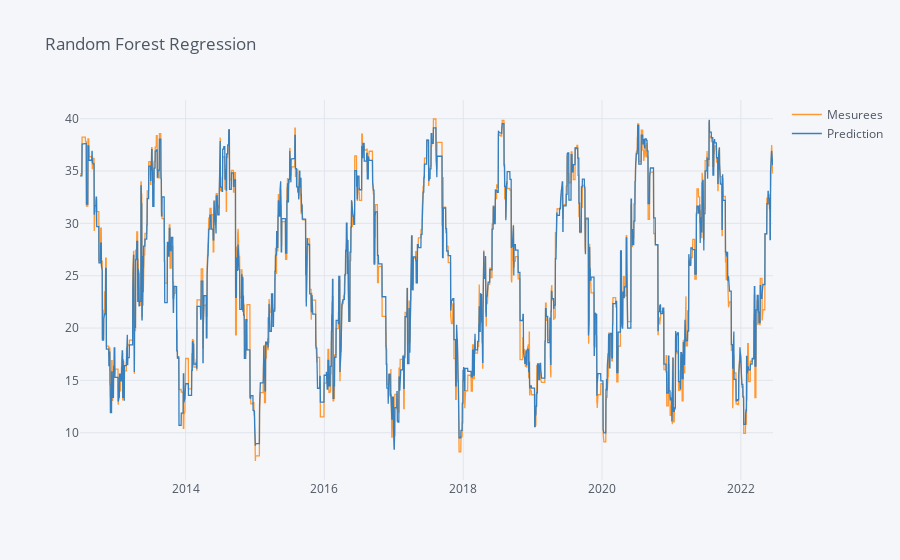

Notebook code for this chart:
### Code cell
pd.DataFrame({'Mesurees':test_y,'Prediction':prediction3})['2012':'2022'].resample('D').fillna(method='pad').iplot(title='Random Forest Regression',subplots=False)

### Figure 1 — Plotly figure (JSON) as saved in the notebook; plotly's stock layout.template omitted (floating-point values rounded to 4 significant figures; data arrays with more than 128 entries replaced by an {"elided": "..."} marker saying what was removed)
{"data": [{"line": {"color": "rgba(255, 153, 51, 1.0)", "dash": "solid", "shape": "linear", "width": 1.3}, "mode": "lines", "name": "Mesurees", "text": "", "type": "scatter", "x": {"elided": "3648 str values"}, "y": {"elided": "3648 float values"}}, {"line": {"color": "rgba(55, 128, 191, 1.0)", "dash": "solid", "shape": "linear", "width": 1.3}, "mode": "lines", "name": "Prediction", "text": "", "type": "scatter", "x": {"elided": "3648 str values"}, "y": {"elided": "3648 float values"}}], "layout": {"legend": {"bgcolor": "#F5F6F9", "font": {"color": "#4D5663"}}, "paper_bgcolor": "#F5F6F9", "plot_bgcolor": "#F5F6F9", "title": {"font": {"color": "#4D5663"}, "text": "Random Forest Regression"}, "xaxis": {"gridcolor": "#E1E5ED", "showgrid": true, "tickfont": {"color": "#4D5663"}, "title": {"font": {"color": "#4D5663"}, "text": ""}, "zerolinecolor": "#E1E5ED"}, "yaxis": {"gridcolor": "#E1E5ED", "showgrid": true, "tickfont": {"color": "#4D5663"}, "title": {"font": {"color": "#4D5663"}, "text": ""}, "zerolinecolor": "#E1E5ED"}}}
